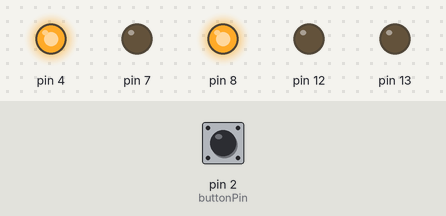
Bench run of a sketch on a simulated Arduino Uno, built with avr-gcc and run on an emulated ATmega328P. Shown: output pins drawn as LEDs (lit = HIGH). Inputs (shaded band) come from the test bench; at power-on: pin 2 (buttonPin) LOW.

Above: at 1.2 s.
1.3 s: pin 2 (buttonPin) pulled HIGH for 0.15 s
At 2.2 s:
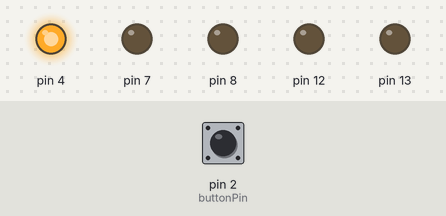
At 3.7 s:
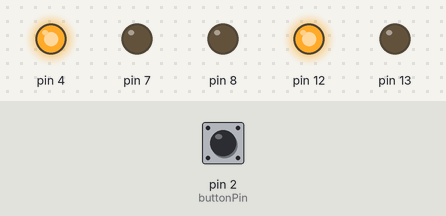
Timing chart, 0 to 13.4 s (numbered marks = the images above; inputs shaded):
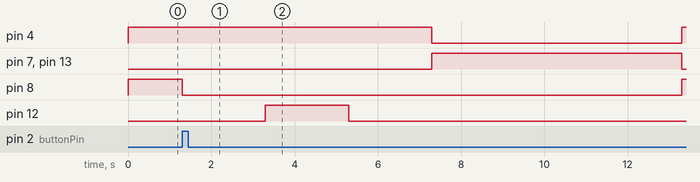

Measured:
- after the input at 1.3 s, pin 4: HIGH → LOW after 6.0 s, → HIGH 6.0 s later; pin 7, pin 13: LOW → HIGH after 6.0 s, → LOW 6.0 s later; pin 8: HIGH → LOW at once, → HIGH 12.0 s later; pin 12: LOW → HIGH after 2.0 s, → LOW 2.0 s later

The sketch:

Projeto_4.ino
```cpp
//PROJETO 4.

void setup() {
  pinMode(13, OUTPUT);
  pinMode(12, OUTPUT);
  pinMode(8, OUTPUT);
  pinMode(7, OUTPUT);
  pinMode(4, OUTPUT);
  pinMode(2, INPUT);
}

int buttonState = 0;
const int buttonPin = 2;

void loop() {
  buttonState = digitalRead(buttonPin);

  if(buttonState == HIGH){
    digitalWrite(8, LOW);
    delay(2000);
    digitalWrite(12, HIGH);
    delay(2000);
    digitalWrite(12, LOW);
    delay(2000);
    digitalWrite(4, LOW);
    digitalWrite(13, HIGH);
    digitalWrite(7, HIGH);
    delay(6000);
    digitalWrite(7, LOW);
    digitalWrite(4, HIGH);
    digitalWrite(13, LOW);
  }else{
    digitalWrite(8,HIGH);
    digitalWrite(4, HIGH);
  }
}
```
